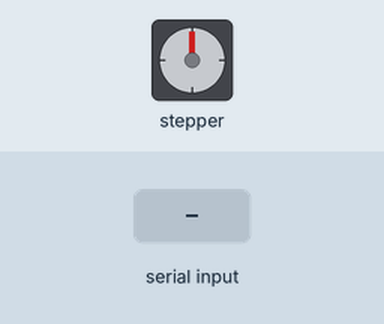
Recording of a sketch running on a simulated STM32 Blue Pill. On the bench: stepper motor. Wiring (inferred from the names in the program): stepper motor driver (4096 steps per turn assumed): step PA0; direction PA1; enable PA2. The inputs (shaded band) are chosen by the test bench.

Above: at 1.2 s.
1.3 s: "A" received over the second serial link
At 3.0 s:
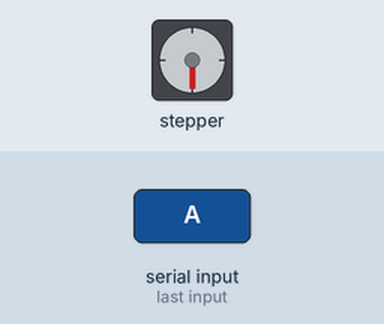
3.3 s: "B" received over the second serial link
At 3.96 s:
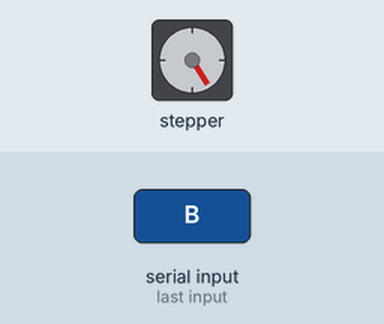
6.3 s: "C" received over the second serial link
At 6.46 s:
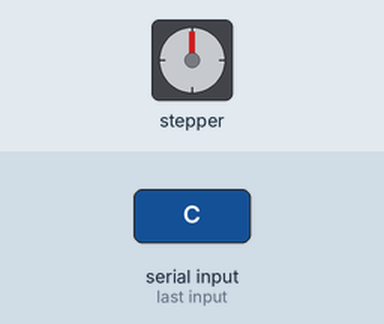
8.4 s: "D" received over the second serial link
At 8.82 s:
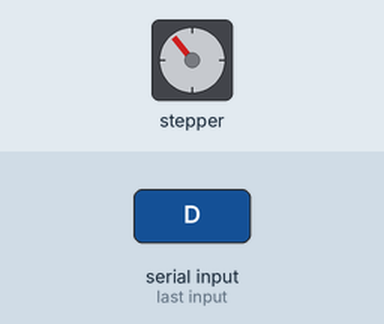
11.4 s: "E" received over the second serial link
At 12.76 s:
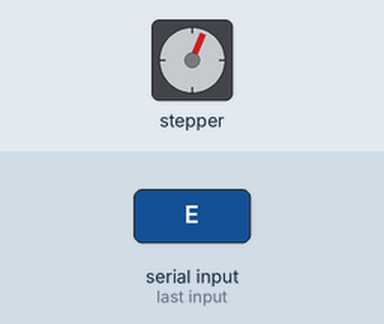
14.4 s: "F" received over the second serial link
At 15.69 s:
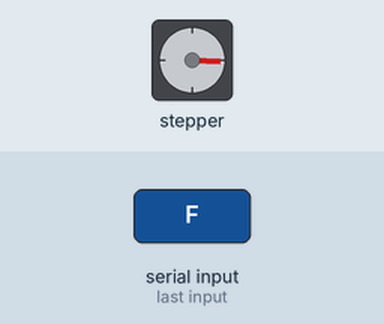
Timing chart, 0 to 17.9 s (numbered marks = the images above; inputs shaded):
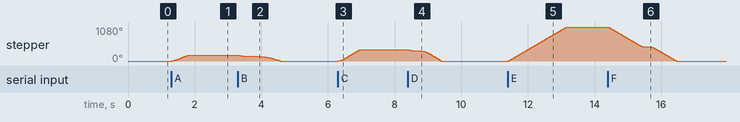

The sketch:

legacy_pid.ino
```cpp
// Legacy: 1 motor, comandos por letras.
// OJO: el comando 'D' estaba duplicado en el original (conflicto entre mover -2 y Kd+).
// Este archivo se mantiene como referencia histórica.

#include <Arduino.h>
#define STEP_PIN PA0
#define DIR_PIN  PA1
#define EN_PIN   PA2

#define SERIAL_BT Serial1

const int STEPS_PER_REV = 4096;      // GM12-15BY
const float STEP_ANGLE = 360.0 / STEPS_PER_REV;

const float TARGET_INCREMENT = 180.0; // cada click
const int TOTAL_STAGES = 24;

const int MAX_STEP_RATE = 8000;      // pasos/seg
const int MIN_STEP_RATE = 10;

float Kp = 18.0;
float Ki = 0.02;
float Kd = 3.0;

float pid_integral = 0;
float pid_last_error = 0;

volatile long current_steps = 0;
volatile long target_steps = 0;

unsigned long last_step_time = 0;
unsigned long step_interval = 1000;

void stepMotor() {
  digitalWrite(STEP_PIN, HIGH);
  delayMicroseconds(2);
  digitalWrite(STEP_PIN, LOW);
}

void setDirection(bool dir) { digitalWrite(DIR_PIN, dir); }
void enableMotor(bool en) { digitalWrite(EN_PIN, !en); }

float computePID(float error) {
  pid_integral += error;
  float derivative = error - pid_last_error;
  float output = (Kp * error) + (Ki * pid_integral) + (Kd * derivative);
  pid_last_error = error;
  return output;
}

void motorControl() {
  long error_steps = target_steps - current_steps;
  if (error_steps == 0) return;

  float error_deg = error_steps * STEP_ANGLE;
  float pid = computePID(error_deg);

  int rate = abs((int)pid);
  if (rate > MAX_STEP_RATE) rate = MAX_STEP_RATE;
  if (rate < MIN_STEP_RATE) rate = MIN_STEP_RATE;

  step_interval = 1000000 / rate;
  bool dir = error_steps > 0;
  setDirection(dir);

  unsigned long now = micros();
  if (now - last_step_time >= step_interval) {
    last_step_time = now;
    stepMotor();
    current_steps += dir ? 1 : -1;
  }
}

void moveStages(int stages) {
  long move_steps = (TARGET_INCREMENT / STEP_ANGLE) * stages;
  target_steps += move_steps;
}

void parseCommand(char c) {
  switch (c) {
    case 'A': moveStages(1); break;
    case 'B': moveStages(-1); break;
    case 'C': moveStages(2); break;

    // NOTA: en el original era 'D' dos veces. Aquí dejamos solo mover -2 para compilar.
    case 'D': moveStages(-2); break;

    case 'E': moveStages(6); break;
    case 'F': moveStages(-6); break;

    case 'G':
      current_steps = 0;
      target_steps = 0;
      pid_integral = 0;
      pid_last_error = 0;
      break;

    case 'P': Kp += 1.0; break;
    case 'p': Kp -= 1.0; break;

    case 'I': Ki += 0.005; break;
    case 'i': Ki -= 0.005; break;

    case 'K': Kd += 0.5; break; // cambié comando para evitar conflicto
    case 'k': Kd -= 0.5; break;
  }
}

void setup() {
  pinMode(STEP_PIN, OUTPUT);
  pinMode(DIR_PIN, OUTPUT);
  pinMode(EN_PIN, OUTPUT);

  enableMotor(true);
  SERIAL_BT.begin(115200);
}

void loop() {
  while (SERIAL_BT.available()) {
    parseCommand((char)SERIAL_BT.read());
  }
  motorControl();
}
```

Measured:
- after the input at 1.3 s, stepper: turns 180° clockwise in 0.49 s, starting at once
- after the input at 3.3 s, stepper: turns 180° counter-clockwise in 1.3 s, starting at once
- after the input at 6.3 s, stepper: turns 360° clockwise in 0.64 s, starting at once
- after the input at 8.4 s, stepper: turns 360° counter-clockwise in 1.0 s, starting at once
- after the input at 11.4 s, stepper: turns 1080° clockwise in 1.7 s, starting at once
- after the input at 14.4 s, stepper: turns 1080° counter-clockwise in 2.0 s, starting at once
